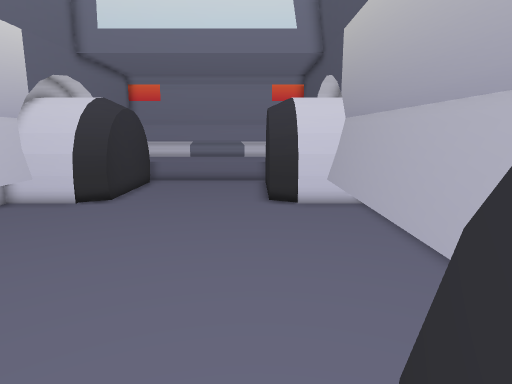
[1] (above)

16 first-person views from a walk through a Godot game level. The camera is 1.5 m above the floor, tilts 10° down and sees 75° across. The floor is counted in squares, 0.5 m on a side. Each view is taken from the middle of a square. On the plan, view 1 faces up. The plan holds only what a view shows up to about 20 squares ahead; the rest is blank. The place goes on beyond the plan.

[2]
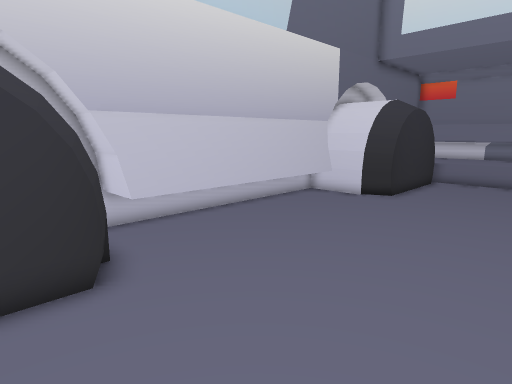

[3]
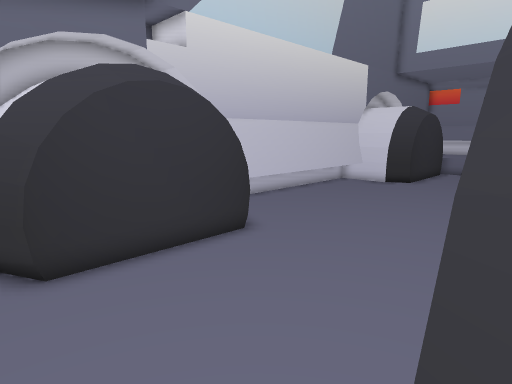

[4]
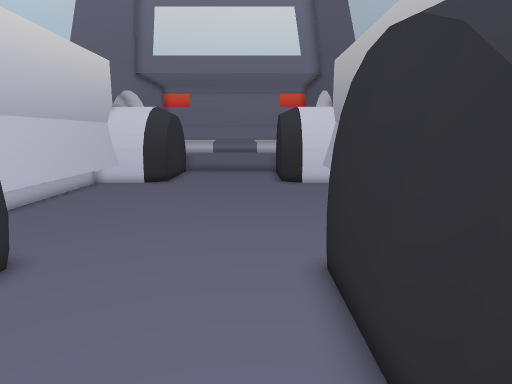

[5]
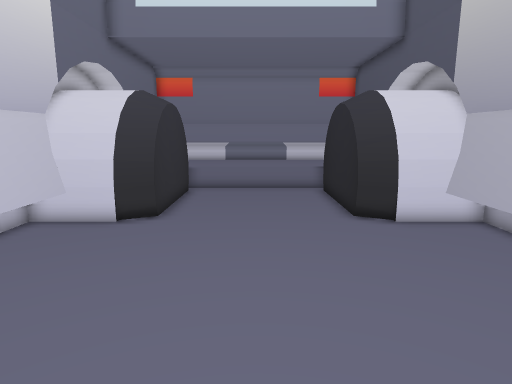

[6]
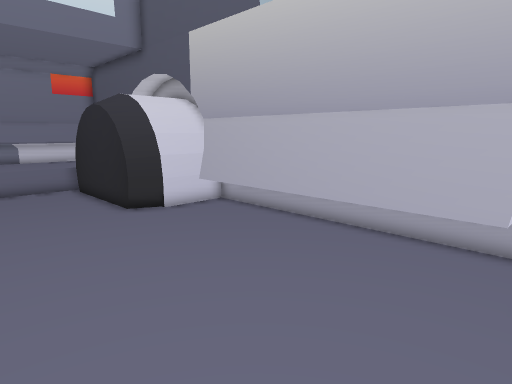

[7]
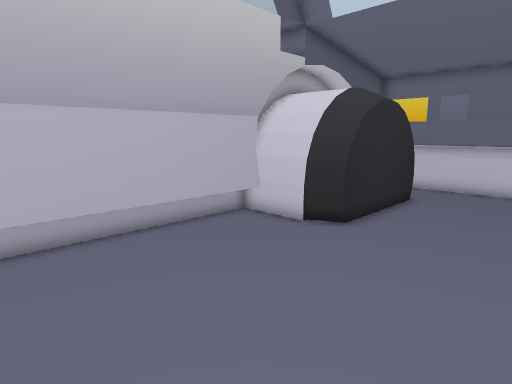

[8]
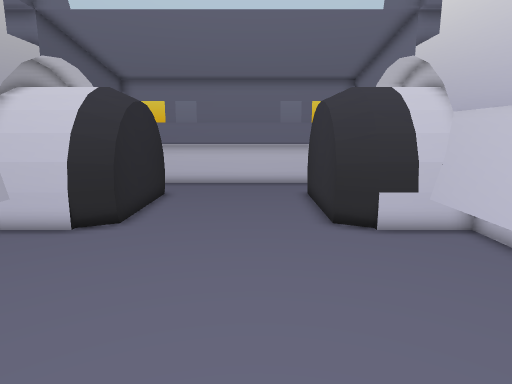

[9]
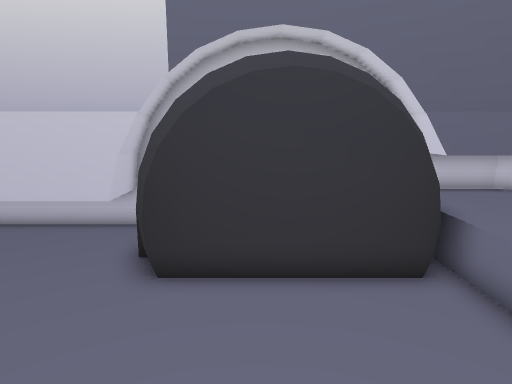

[10]
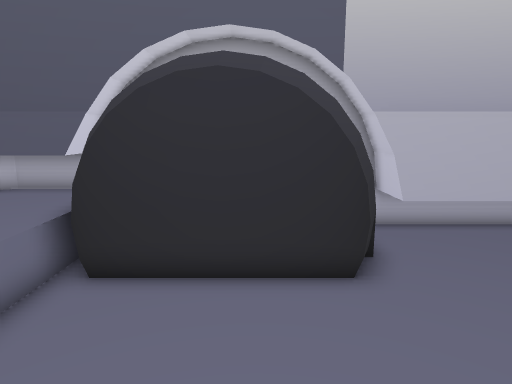

[11]
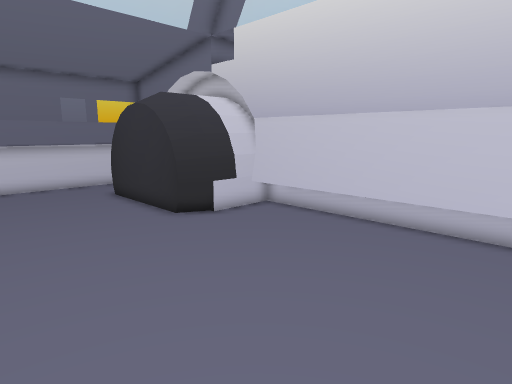

[12]
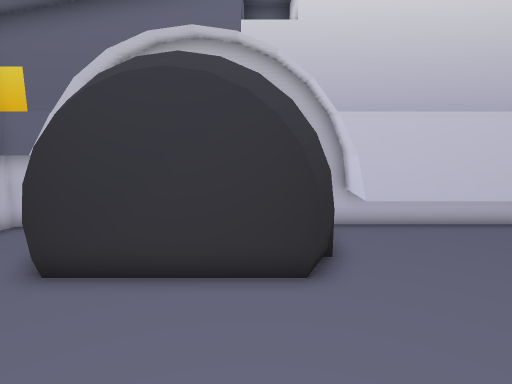

[13]
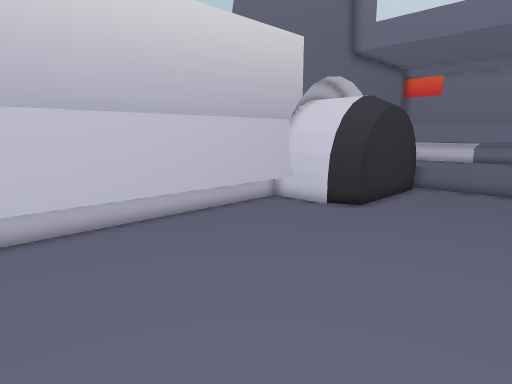

[14]
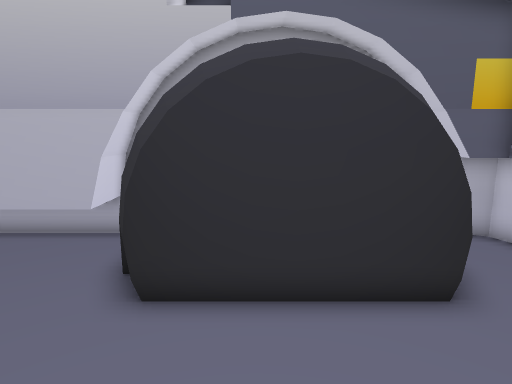

[15]
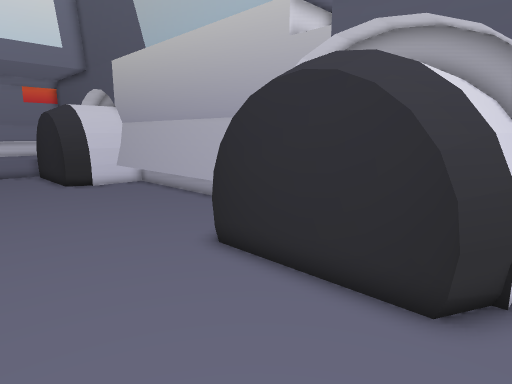

[16]
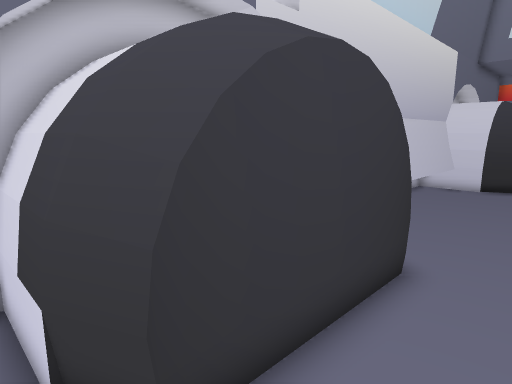

### Floor plan
Key: @ floor where view 1 was taken; # wall or solid block; . floor; ^ raised ledge.
Columns run from 11 left of view 1 to 5 right of it. Each row starts with its distance up from view 1.
 23 ^^^^^^^^^^^^^^^^^
 22  #^^^^^^^^^^^^^#
 21    ##^^^^^^^##
 20     #.......#
 19     #.......#
 18     #.......#
 17     #.......#
 16     #.......#
 15    ##.......##
 14   ###.......###
 13   #...........#
 12   #...........#
 11   #...........#
 10   #...........#
  9   #...........#
  8   #...........#
  7   #...........#
  6   #...........#
  5   #...........#
  4   #...........#
  3   #...........#
  2   ###.......###
  1    ##.......##
  0     #......@#
 -1     #.......#
 -2     #.......#
 -3     #.......#
 -4    ##.......##
 -5   ###.......###
 -6   #...........#
 -7   #############

Where each view was taken, in squares from view 1:
view 1: 0 up, 0 right, facing up
view 2: 1 down, 0 right, facing up-left
view 3: 6 down, 1 right, facing up-left
view 4: 6 down, 1 left, facing up
view 5: 3 up, 3 left, facing up
view 6: 2 up, 5 left, facing up-right
view 7: 11 up, 5 left, facing down-right
view 8: 12 up, 4 left, facing down
view 9: 17 up, 0 right, facing left
view 10: 17 up, 6 left, facing right
view 11: 12 up, 0 right, facing down-left
view 12: 0 up, 0 right, facing left
view 13: 2 up, 0 right, facing up-left
view 14: 1 down, 5 left, facing right
view 15: 6 down, 5 left, facing up-right
view 16: 6 down, 4 left, facing up-left
